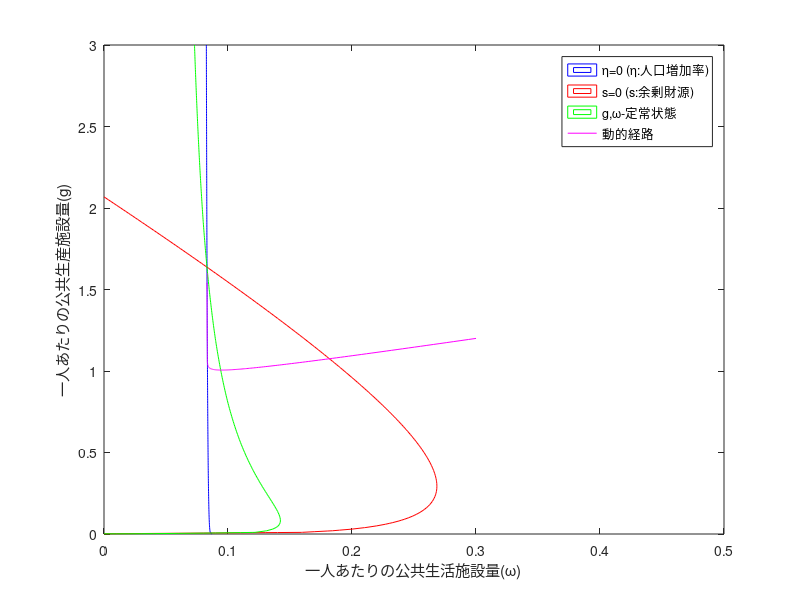
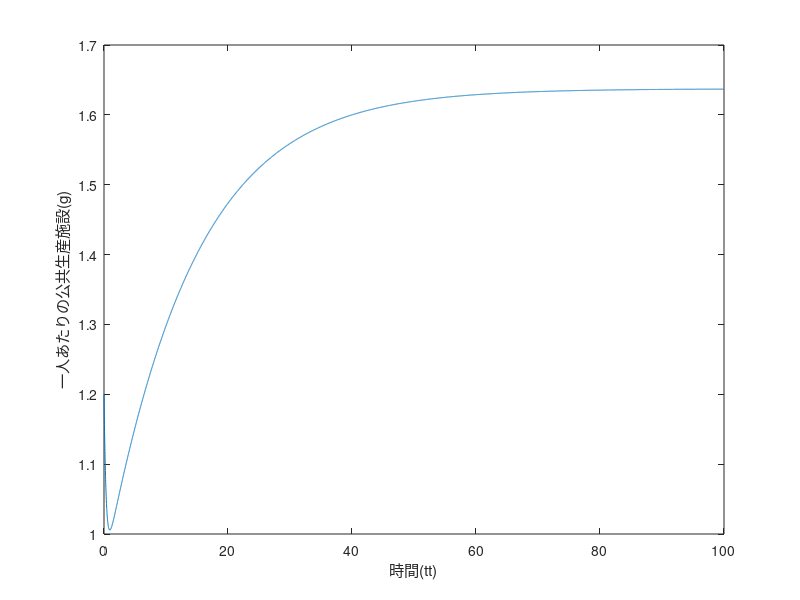
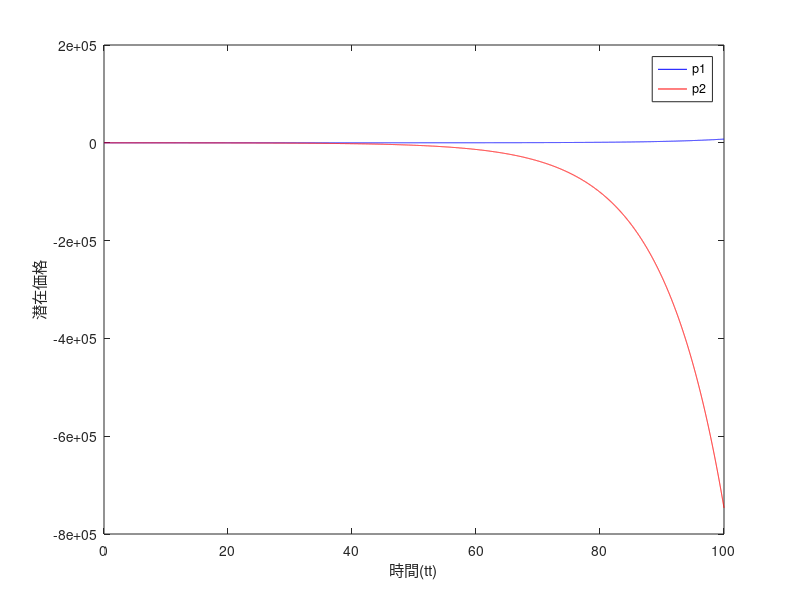

These charts were generated, in order, by the following MATLAB code:
clear;
clf;

[x,y] = ndgrid(0:0.01:0.5,0:0.01:3);


%%PARAMETERS

c0 = 0.01; %その他の経常経費
c1 = 0.1; %keijo-keihiritu　gにかかる 
c2 = 0.4; % omegaにかかる経常経費

%%INTERIOR PARAMETERS

hl = 1.5; %h*l h:税率、l:拡大係数

m = 1; %移動係数.効用の差でどれくらい人が移動するか。
m1 = 1;
m2 = 1;
rho = 0.1;%主観的割引率

%%Utility Function value d*a*g^eps*zeta+b*omega^mu %%%

mu = 0.50; %μ
eps = 0.20; %ε
a = 0.625;
d = 0.1; %hl = md =0.3
b = 2.0;
zeta = 0.2;%ζ

%%%% CHUNK %%%

A = a*hl*zeta; %0.15;
B = a*d*m*zeta; %B = 0.15; %B=a*d*m*zeta
alpha = b*m; %alpha = 6.0; %α = bm 
f0 = -0.59;


%%%% plot g=omega=0 %%%
i = B.*y.^eps+b.*m.*x.^mu+f0; 
s = A.*y.^eps-c1.*y-c2.*x-c0;
h = A.*y.^eps-c1.*y-c2.*x-c0-(y+x).*(B.*y.^eps+alpha.*x.^mu+f0);

figure(1);
I = contour(x,y,i,[0,0],'b'); hold on;
S = contour(x,y,s,[0,0],'r'); hold on;
H = contour(x,y,h,[0,0],'g'); hold on;

xlabel('一人あたりの公共生活施設量(ω)');
ylabel('一人あたりの公共生産施設量(g)');


%%%%%%%% 動学経路　DIFFERENTIAL EQUATION %%%%%%%

DT = 0.001;
TT = 100000;
TOUT = 10;

%%%%% INITIAL STATE %%%%%
g = 1.2;
omega = 0.3; 
p1 = 0.3;
p2 = 0.1;  

tt(1) = 0.0;
gg(1) = g;
omegalist(1) = omega;
p1list(1) = p1;
p2list(1) = p2;

%%%% EULER METHOD %%%%

for i = 1:1:TT 
	s = A.*g.^eps-c1.*g-c2.*omega-c0;
	eta = a.*d.*m.*zeta.*g.^eps+ b.*m.*omega.^mu+f0;

	if p1*m1>p2*m2
		dg = (s*m1-eta.*g).*DT;
		domega = (-eta.*g).*DT;
	
	else 
		dg = (-eta.*g).*DT;
		domega = (s*m2-eta.*g).*DT;
	end

	
	dp1 = (p1.*(rho+eta)-eps.*a*d.*zeta.*g.^(eps-1)).*DT;
	dp2 = (p2.*(rho+eta)-b.*mu.*omega.^(mu-1)).*DT;

	p1 = dp1 + p1;
	p2 = dp2 + p2;
	g = dg + g;
	omega = domega + omega;


	if mod(i,TOUT) == 0
		gg(i/TOUT+1) = g;
		omegalist(i/TOUT+1) = omega;
		p1list(i/TOUT+1) = p1;
		p2list(i/TOUT+1) = p2;	
		tt(i/TOUT+1) = i*DT; 
	end
end


plot(omegalist,gg,'m'); hold on;

legend('η=0 (η:人口増加率)','s=0 (s:余剰財源)','g,ω-定常状態','動的経路');

%%%%%%%%%%%%%%%%%%%PLOT%%%%%%%%%%
figure(2)
plot(tt,gg)
xlabel('時間(tt)');
ylabel('一人あたりの公共生産施設(g)')

figure(3)
plot(tt,p1list,'b'); hold on
plot(tt,p2list,'r');
legend('p1','p2');
xlabel('時間(tt)');
ylabel('潜在価格')



%figure(2);
%contour(x,y,s,[0,0],'y');
%figure(3);
%contour(x,y,h,[0,0],'r');
%}

